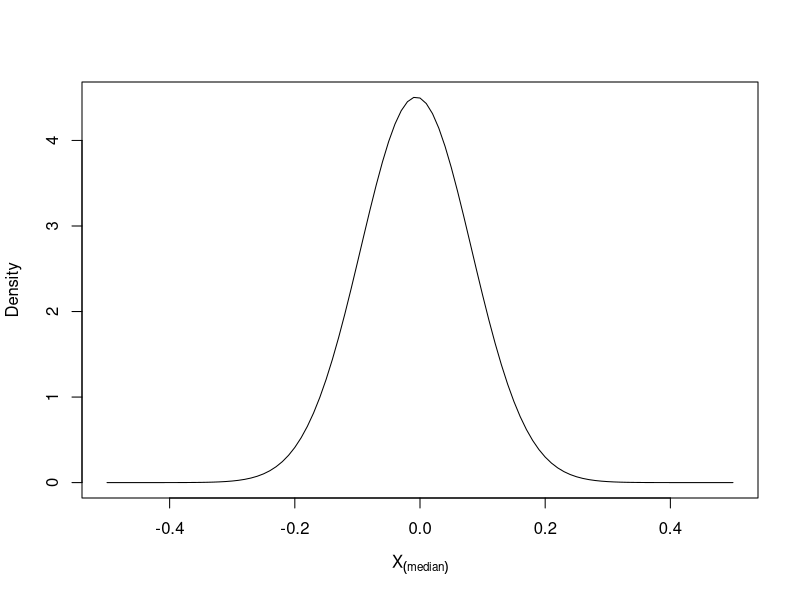
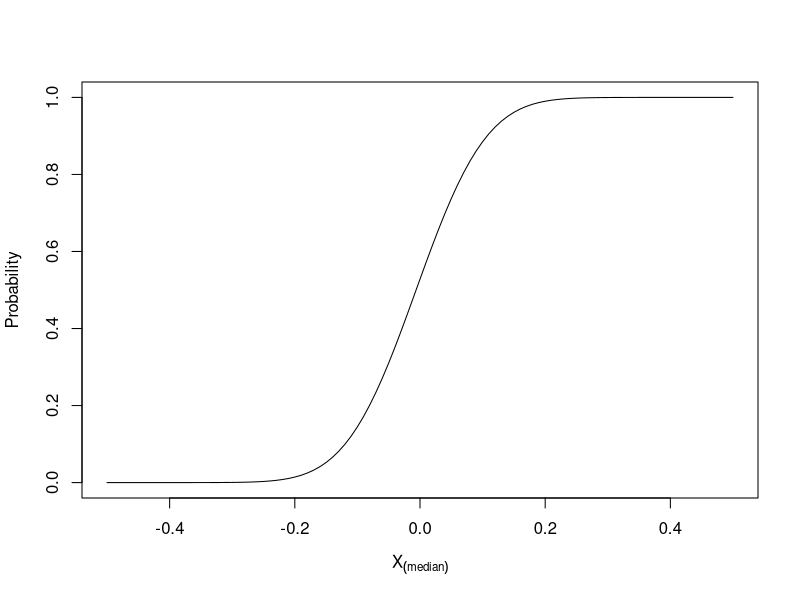
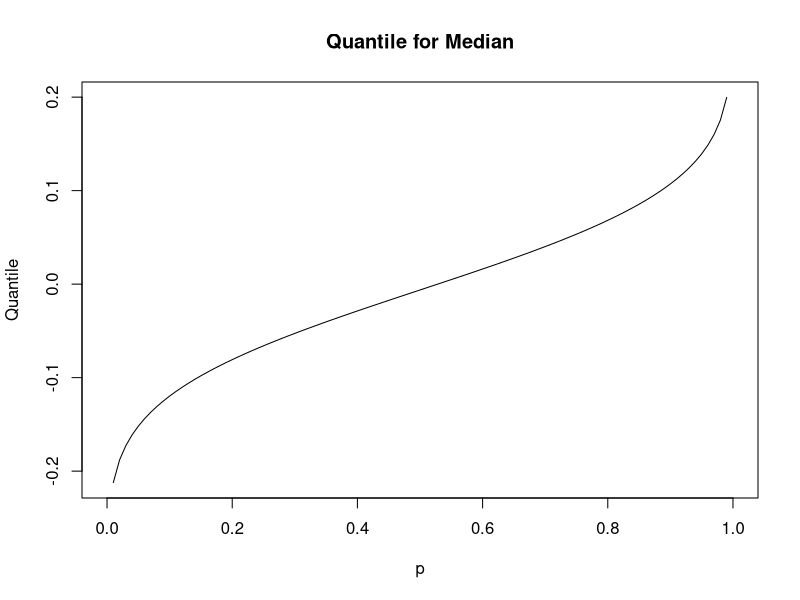
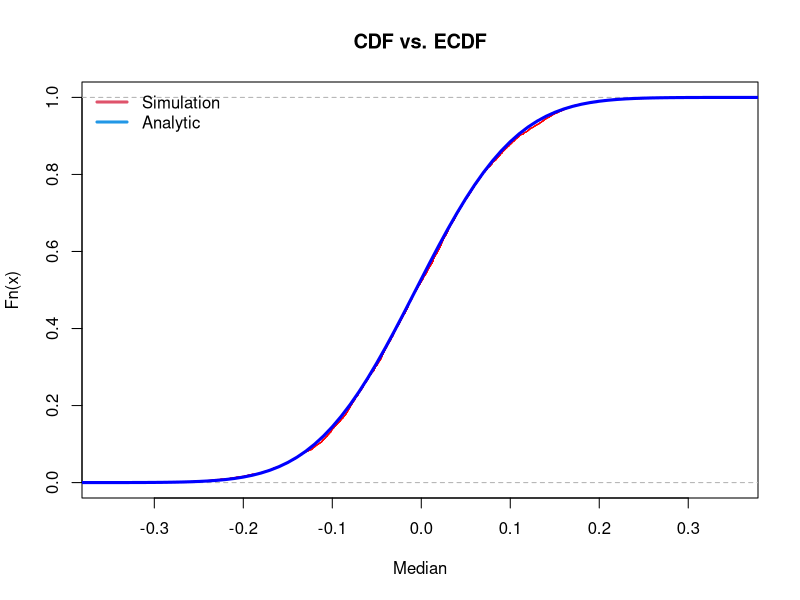
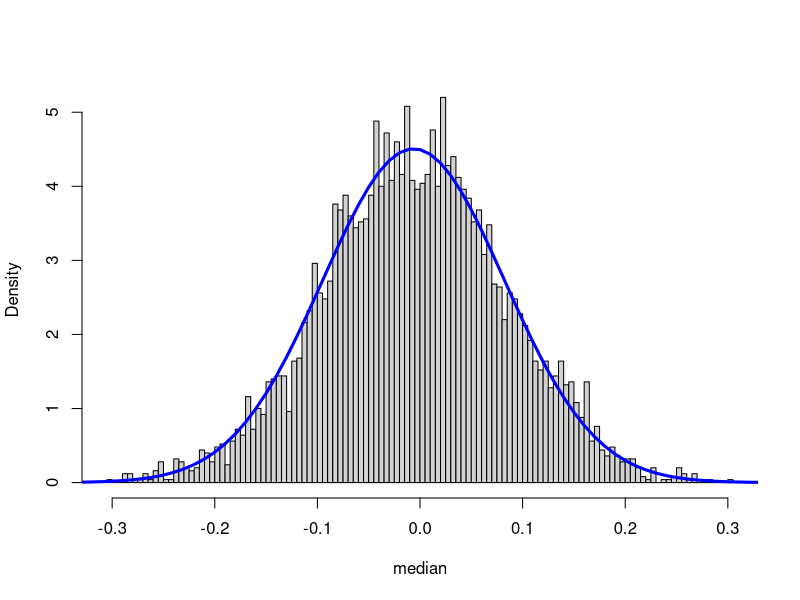
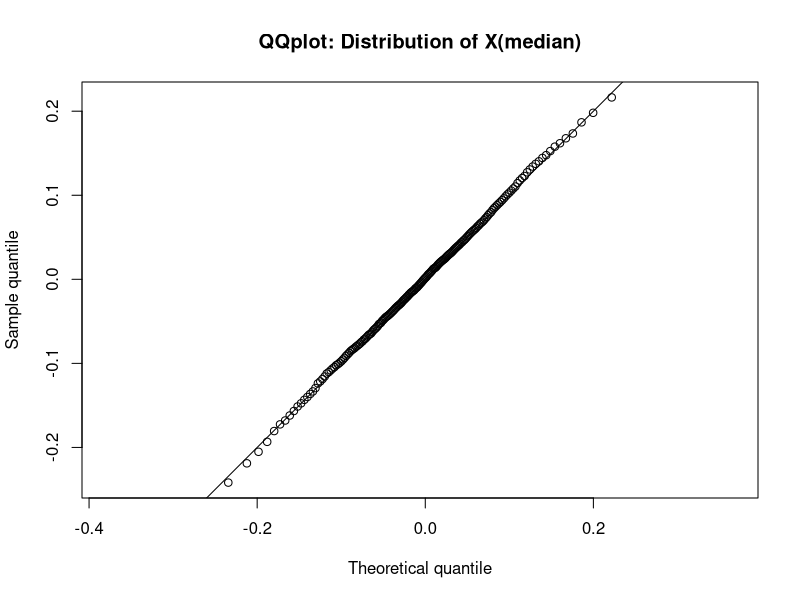
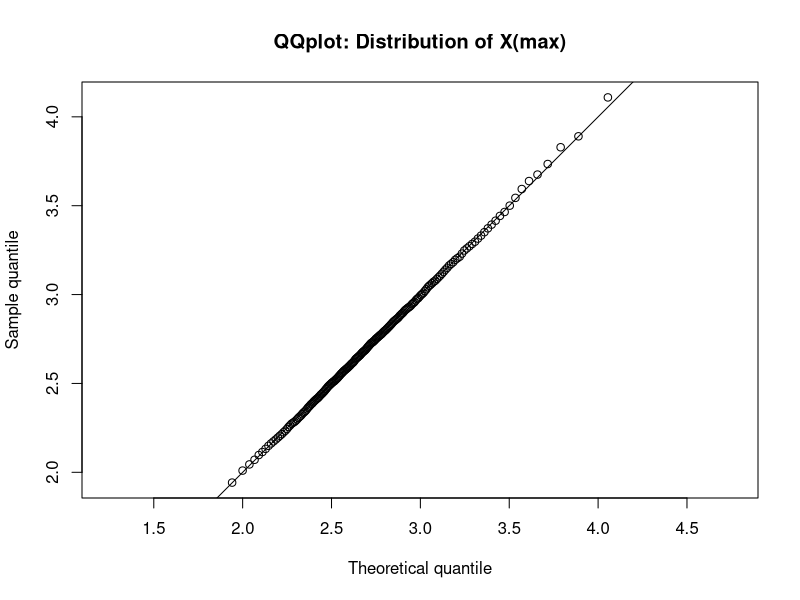
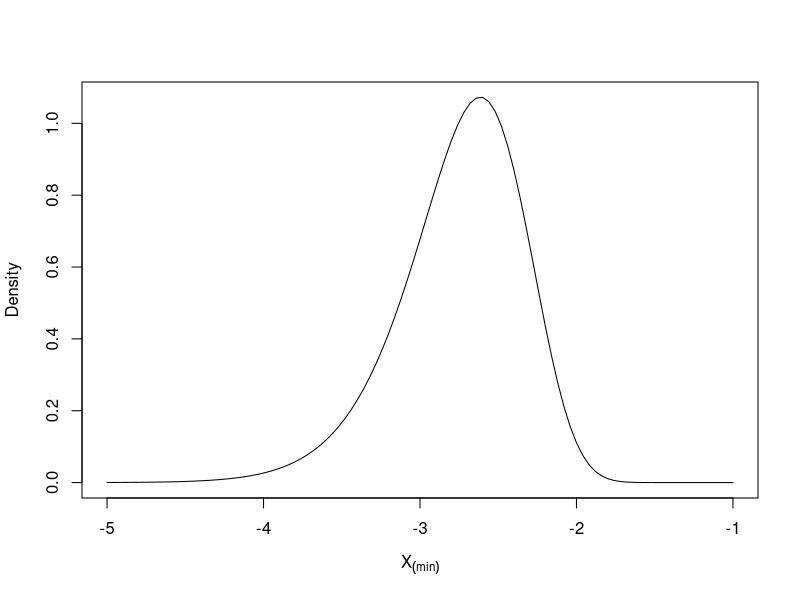

Recreate these plots in R, in order.
## ---- chunk 1
library(tidyverse)
## ---- chunk 2
dorder <- function(x){
    100*
    choose(200,100)*
    (pnorm(x, 0, 1))^(100-1)*
    (1-pnorm(x, 0, 1))^(200-100)*
    dnorm(x, 0, 1)
}
curve(dorder(x),-0.5,0.5,xlab = parse(text="X[(median)]"), ylab = "Density")
## ---- chunk 3
porder <- function(x){
  pbinom(100-1, 200, pnorm(x, 0, 1), lower.tail = FALSE)
}
curve(porder(x),-0.5,0.5,xlab = parse(text="X[(median)]"),ylab = "Probability")
## ---- chunk 4
qorder <- function(x){
  lt <- data.frame(x=seq(-0.5,0.5,by=0.001)) %>% mutate(p=porder(x)) 
  approxfun(lt$p,lt$x)(x)  
}
curve(qorder,0,1, main="Quantile for Median",xlab = "p",ylab = "Quantile")
## ---- chunk 5
M <- 5000 # simulation times
N <- 200  # sample size
data <- array(rnorm(M*N, 0, 1), c(M, N))
median <- data %>% apply(1, function(x){sort(x)[100]})

plot(ecdf(median), xlab = parse(text = "Median"), main = "CDF vs. ECDF",col="red")
curve(porder(x),-0.5,0.5, lwd = 3, add = TRUE, col = "blue")
legend("topleft",c("Simulation","Analytic"), col = c(2,4), lwd = 3, bty = "n")
## ---- chunk 6
hist(median, breaks = 100, freq = FALSE, main = "")
curve(dorder(x),-0.5,0.5, lwd = 3, add = TRUE, col = "blue")
## ---- chunk 7
x <- qorder((1:(N-1))/N)
y <- quantile(median,probs = (1:(N-1))/N)

plot(x,y, asp = 1, xlab = "Theoretical quantile", ylab = "Sample quantile",main = "QQplot: Distribution of X(median)")
abline(0,1)
## ---- chunk 8
#dorder
dorder7 <- function(x,k){
    k*
    choose(200,k)*
    (pnorm(x, 0, 1))^(k-1)*
    (1-pnorm(x, 0, 1))^(200-k)*
    dnorm(x, 0, 1)
}

#porder
porder7 <- function(x,k){
  pbinom(k-1, 200, pnorm(x,0,1), lower.tail = FALSE)
}

#qorder
qorder7 <- function(x,k){ 
  lt <- data.frame(x=seq(-5,5,by=0.001)) %>% mutate(p=porder7(x,k))
  approxfun(lt$p,lt$x)(x)
}
## ---- chunk 9
M <- 5000 # simulation times
N <- 200 # sample size
data <- array(rnorm(M*N, 0, 1), c(M, N))
max <- data %>% apply(1, function(x){sort(x)[200]})

x8 <- qorder7((1:(N-1))/N,k=200)
y8 <- quantile(max,probs = (1:(N-1))/N)

plot(x8,y8, asp = 1, xlab = "Theoretical quantile", ylab = "Sample quantile",main = "QQplot: Distribution of X(max)")
abline(0,1)
## ---- chunk 10
dorder9 <- function(x,k,n,dist,...){
    pf <- eval(parse(text=paste0("p",dist)))
    df <- eval(parse(text=paste0("d",dist)))
    k*
    choose(n,k)*
    (pf(x,...))^(k-1)*
    (1-pf(x,...))^(n-k)*
    df(x,...)
}

porder9 <- function(x,k,n,dist,...){
  pf <- eval(parse(text=paste0("p",dist)))
  pbinom(k-1, n, pf(x,...), lower.tail = FALSE)
}

qorder9 <- function(x,k,dist,...){ 
  lt <- data.frame(x=seq(-5,5,by=0.001)) %>% mutate(p=porder7(x,k,dist,...))  
  approxfun(lt$p,lt$x)(x)
}
## ---- chunk 11
M <- 5000 # simulation times
N <- 200 # sample size
data <- array(rnorm(M*N, 0, 1), c(M, N))
min <- data %>% apply(1, function(x){sort(x)[1]})

curve(dorder9(x,k=1,n=N,"norm",mean=0,sd=1),-5,-1,xlab = parse(text="X[(min)]"), ylab = "Density")
curve(porder9(x,k=1,n=N,"norm",mean=0,sd=1),-5,-1,xlab = parse(text="X[(min)]"),ylab = "Probability")
